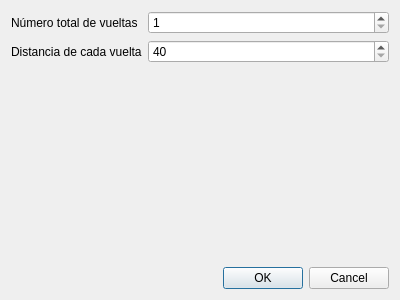
<?xml version="1.0" encoding="UTF-8"?>
<ui version="4.0">
 <class>ConfigDialog</class>
 <widget class="QDialog" name="ConfigDialog">
  <property name="geometry">
   <rect>
    <x>0</x>
    <y>0</y>
    <width>400</width>
    <height>300</height>
   </rect>
  </property>
  <property name="windowTitle">
   <string>Configuración</string>
  </property>
  <layout class="QVBoxLayout" name="verticalLayout">
   <item>
    <layout class="QFormLayout" name="formLayout">
     <item row="0" column="0">
      <widget class="QLabel" name="label">
       <property name="text">
        <string>Número total de vueltas</string>
       </property>
      </widget>
     </item>
     <item row="0" column="1">
      <widget class="QSpinBox" name="totalLapSpinBox">
       <property name="minimum">
        <number>1</number>
       </property>
       <property name="maximum">
        <number>20</number>
       </property>
      </widget>
     </item>
     <item row="1" column="0">
      <widget class="QLabel" name="label_2">
       <property name="text">
        <string>Distancia de cada vuelta</string>
       </property>
      </widget>
     </item>
     <item row="1" column="1">
      <widget class="QSpinBox" name="distanceLapSpinBox">
       <property name="minimum">
        <number>40</number>
       </property>
       <property name="maximum">
        <number>5000</number>
       </property>
       <property name="singleStep">
        <number>10</number>
       </property>
      </widget>
     </item>
    </layout>
   </item>
   <item>
    <widget class="QDialogButtonBox" name="buttonBox">
     <property name="orientation">
      <enum>Qt::Horizontal</enum>
     </property>
     <property name="standardButtons">
      <set>QDialogButtonBox::Cancel|QDialogButtonBox::Ok</set>
     </property>
    </widget>
   </item>
  </layout>
 </widget>
 <resources/>
 <connections>
  <connection>
   <sender>buttonBox</sender>
   <signal>accepted()</signal>
   <receiver>ConfigDialog</receiver>
   <slot>accept()</slot>
   <hints>
    <hint type="sourcelabel">
     <x>248</x>
     <y>254</y>
    </hint>
    <hint type="destinationlabel">
     <x>157</x>
     <y>274</y>
    </hint>
   </hints>
  </connection>
  <connection>
   <sender>buttonBox</sender>
   <signal>rejected()</signal>
   <receiver>ConfigDialog</receiver>
   <slot>reject()</slot>
   <hints>
    <hint type="sourcelabel">
     <x>316</x>
     <y>260</y>
    </hint>
    <hint type="destinationlabel">
     <x>286</x>
     <y>274</y>
    </hint>
   </hints>
  </connection>
 </connections>
</ui>
